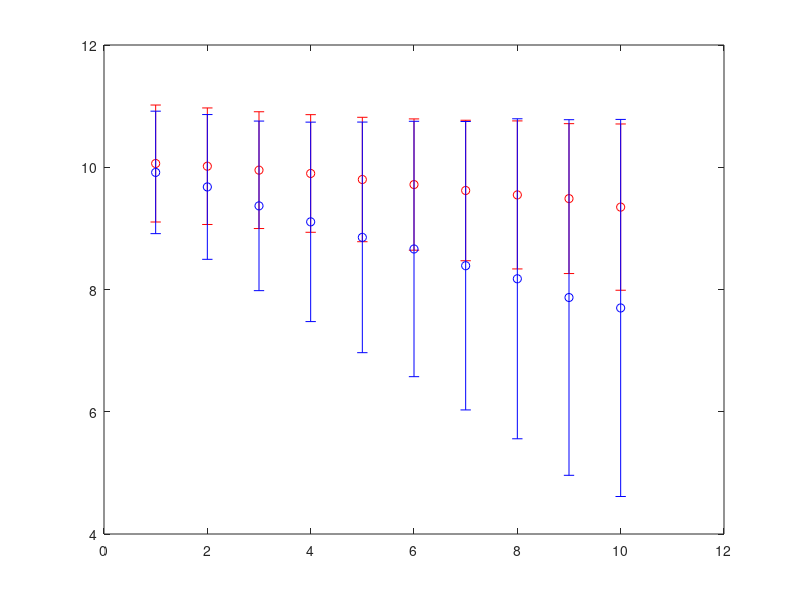

This figure's MATLAB source:
%% Initialization
% these are the different properties that make up the dancers stance on
% different topics. 0 is "medium", negative means no, positive means yes
dancerProps = {'planned',...
    'price-sensitive',...
    'roled',...
    'partnered',...
    'outgoing',...
    'equalitarian',...
    'feminist/masculinist',...
    'home-scene bound',...
    'returning',...
    'frustration-tolerant',...
    'happy/motivated',...
    'preferred partner',...
    'visited workshops'...
};

% these are the properties of the registration system
eventProps = {'number of places',...
    'registering schedule',...
    'roled',...
    'partnered preferred',...
    'price-pattern',...
};

totalLeadersRejected = 0;
totalFollowersRejected = 0;

% make an initial population of dancers
leadFollowRatio = 0.8;
initialDancerPopulation = 250;
initialLeaderPopulation = round(initialDancerPopulation/2*leadFollowRatio);
initialFollowerPopulation = round(initialDancerPopulation/2/leadFollowRatio);

leaders = [randn(initialLeaderPopulation, length(dancerProps) - 4), ... % the personal attributes are normally distributed
    abs(randn(initialLeaderPopulation, 1)*0.1 + 1), ... % the frustration tolerance is a multiplicator and can only be positive
    randn(initialLeaderPopulation, 1) + 10, ... % everybody starts out quite happy
    (1:initialLeaderPopulation)', ... % right now, everybody is partnered. This will be changed in the next subsection
    zeros(initialLeaderPopulation, 1)]; % everybody has not participated at any event 
followers = [randn(initialFollowerPopulation, length(dancerProps) - 4), ...
    abs(randn(initialFollowerPopulation, 1)*0.1 + 1), ...
    randn(initialFollowerPopulation, 1) + 10, ...
    (1:initialFollowerPopulation)', ...
    zeros(initialFollowerPopulation, 1)];

% what part of the dancers is partnered?
partneredRatio = 0.5;
partneredDancers = partneredRatio*min(initialLeaderPopulation,initialLeaderPopulation);
leaders(partneredDancers+1:end, 13)=0; % now the initial population is partially partnered
followers(partneredDancers+1:end, 13)=0;

dancerSummaryFigure = figure;

for i = 1:10
    %% Dancers with negative happiness are no longer part of the scene
    leadersDancingIndeces = leaders(:, 11) > 0;
    followersDancingIndeces = followers(:, 11) > 0;
    
    %% Display the dancers mean happiness values
    errorbar(i, mean(leaders(leadersDancingIndeces,11)), std(leaders(leadersDancingIndeces,11)), 'ro')
    hold on
    errorbar(i, mean(followers(followersDancingIndeces,11)), std(followers(followersDancingIndeces,11)), 'bo')

    %% Start an event registration and check who is getting in
    % set the properties of an event
    thisEventProps = [100,1,1,1,1];

    % not all will want to participate (currently about half)
    applicantsLeadersIndices = logical(randi(2,1,length(leaders))' - 1);
    applicantsLeadersIndices = find(applicantsLeadersIndices & leadersDancingIndeces);
    thisEventLeadersIndices = leaders(applicantsLeadersIndices, :);
    applicantsFollowersIndices = logical(randi(2,1,length(followers))' - 1);
    applicantsFollowersIndices = find(applicantsFollowersIndices & followersDancingIndeces);
    thisEventFollowersIndices = followers(applicantsFollowersIndices, :);

    % sort the population by their planned-attributed, modified by their motivation
    % the more planned and the more happy/motivated they are, the earlier will
    % the register
    [~, sortedApplicantsLeadersIndices] = sort(thisEventLeadersIndices(:, 1) + thisEventLeadersIndices(:, 11), 1, 'descend');
    thisEventLeadersIndices = applicantsLeadersIndices(sortedApplicantsLeadersIndices);
    [~, sortedApplicantsFollowersIndices] = sort(thisEventFollowersIndices(:, 1) + thisEventFollowersIndices(:, 11), 1, 'descend');
    thisEventFollowersIndices = applicantsFollowersIndices(sortedApplicantsFollowersIndices);

    switch thisEventProps(3)
        case 0
            % this is an un-roled event

        case 1
            % this is a roled event

            % find who made it into the workshop
            thisEventLeadersIndices = thisEventLeadersIndices(1:min(length(thisEventLeadersIndices),thisEventProps(1)/2));
            thisEventFollowersIndices = thisEventFollowersIndices(1:min(length(thisEventFollowersIndices),length(thisEventLeadersIndices)),:);
            thisEventLeadersIndices = thisEventLeadersIndices(1:min(length(thisEventLeadersIndices),length(thisEventFollowersIndices)));

        case 2
            % this is a partnered event
    end

    % keep a total of how many got rejected at all events
    totalLeadersRejected = totalLeadersRejected + length(applicantsLeadersIndices) - length(thisEventLeadersIndices);
    totalFollowersRejected = totalFollowersRejected + length(applicantsFollowersIndices) - length(thisEventFollowersIndices);

    % mark the participation for each dancer
    leaders(thisEventLeadersIndices, 13) = leaders(thisEventLeadersIndices, 13) + 1;
    followers(thisEventFollowersIndices, 13) = followers(thisEventFollowersIndices, 13) + 1;

    % the happiness/motivation of everybody goes down with time
    leaders(:, 11) = leaders(:, 11) - 0.05;
    followers(:, 11) = followers(:, 11) - 0.05;

    % update the happiness/motivation of the rejected, depending on their frustration tolerance
    % (it seems as if we degraded all; but we will update the actual participants in the next step)
    leaders(applicantsLeadersIndices, 11) = leaders(applicantsLeadersIndices, 11) - 1./leaders(applicantsLeadersIndices, 10);
    followers(applicantsFollowersIndices, 11) = followers(applicantsFollowersIndices, 11) - 1./followers(applicantsFollowersIndices, 10);

    % update the happiness/motivation of the participants
    leaders(thisEventLeadersIndices, 11) = leaders(thisEventLeadersIndices, 11) + 1;
    followers(thisEventFollowersIndices, 11) = followers(thisEventFollowersIndices, 11) + 1;

end
